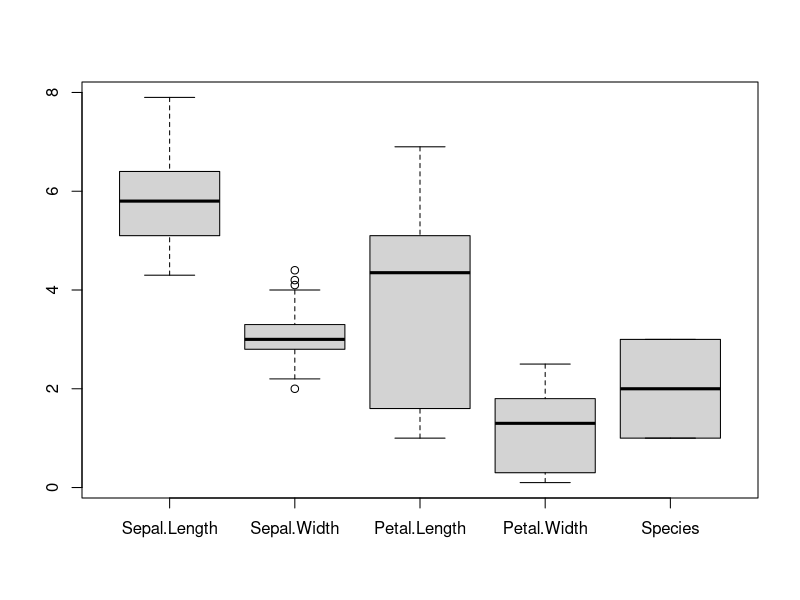
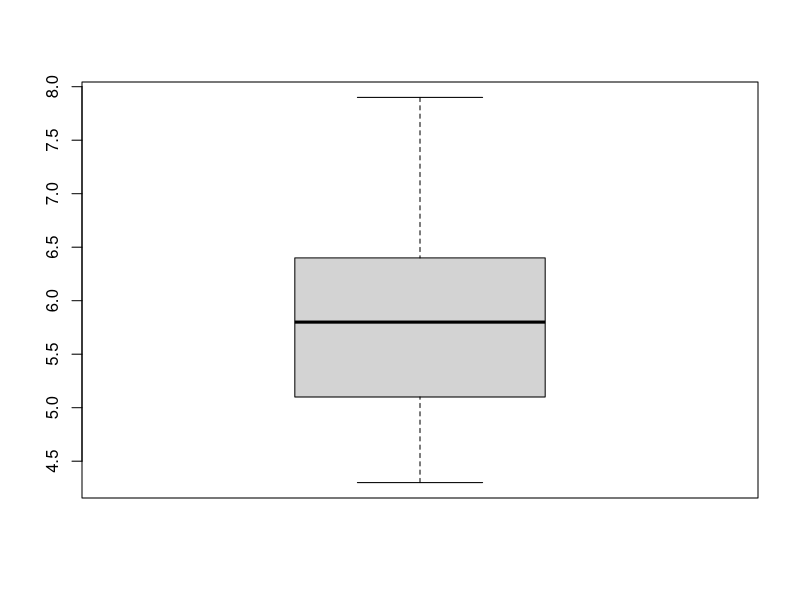
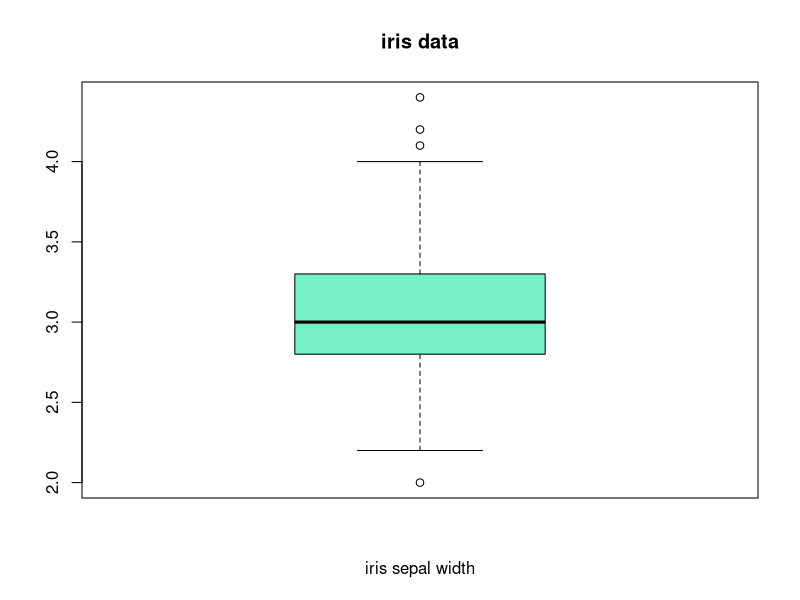
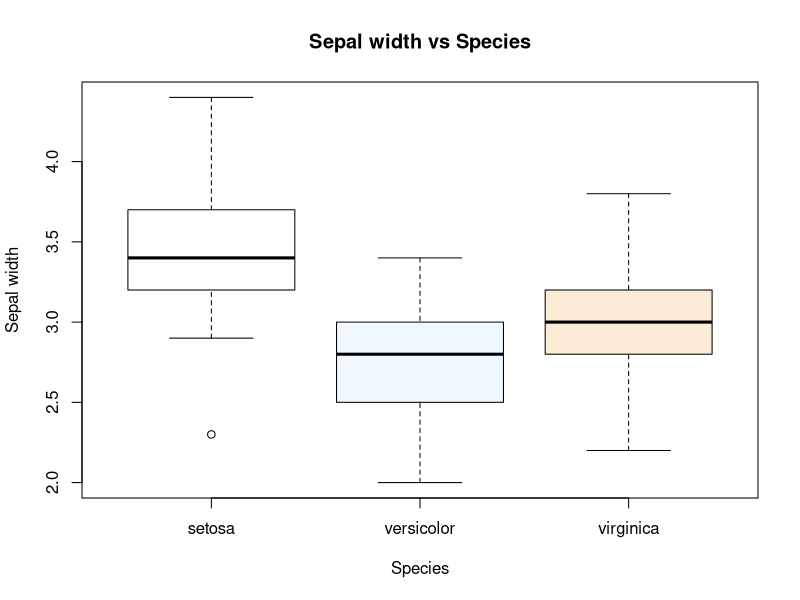
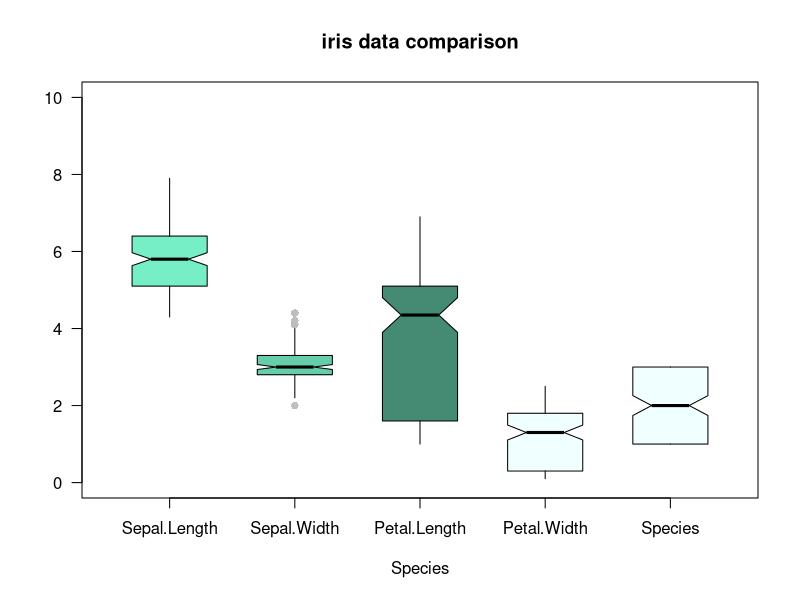

The R source for these figures, in order:
##BOX PLOTS
#Charts for 1 variable --> Quantitative Variable
library("datasets")
data(iris)
head(iris)
# Box plot has 5 reading of number the numbers used to create the boxplot
summary(iris$Sepal.Length)
#Also get with function below
fivenum(iris$Sepal.Length)

boxplot(iris)
# the lower line means minimum
# the box represent 2nd and 3rd quartile with the dark line as median()
# and last upper line is the 4th quartile
# the circle above the top line are the outliers

boxplot(iris$Sepal.Length)

boxplot(iris$Sepal.Width,
        #horizontal = TRUE,
        col = colors()[10:15],
        #outpch = 16,  # Symbols for outliers; 16 = filled circle
        #outcol = "gray",  # Color for outliers
        #las = 1,  # Make all labels horizontal
        #ylim = c(0, 10),  # Specify range on Y axis
        #whisklty = 1,  # Whisker line type; 1 = solid line
        #notch = TRUE,  # Notches for CI for median
        #staplelty = 0,  # Staple (line at end) type; 0 = none
        #boxwex = 0.6,  # Width of box as proportion of original
        xlab = "iris sepal width",
        main = "iris data"
        )

iris$Species

#sepal width against species
boxplot(iris$Sepal.Width~iris$Species,
        col=colors(),
        main = "Sepal width vs Species",
        ylab = "Sepal width",
        xlab = "Species")
# Multiple boxplots
boxplot(iris,
        #horizontal = TRUE,
        col = colors()[10:15],
        outpch = 16,  # Symbols for outliers; 16 = filled circle
        outcol = "gray",  # Color for outliers
        las = 1,  # Make all labels horizontal
        ylim = c(0, 10),  # Specify range on Y axis
        whisklty = 1,  # Whisker line type; 1 = solid line
        notch = TRUE,  # Notches for CI for median
        staplelty = 0,  # Staple (line at end) type; 0 = none
        boxwex = 0.6,  # Width of box as proportion of original
        xlab = "Species",
        main = "iris data comparison"
)

detach("package:datasets", unload = TRUE)
rm(list = ls())